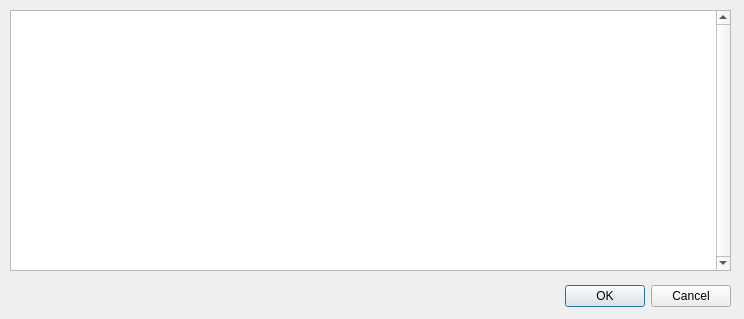
<?xml version="1.0" encoding="UTF-8"?>
<ui version="4.0">
 <class>DebugDialog</class>
 <widget class="QDialog" name="DebugDialog">
  <property name="geometry">
   <rect>
    <x>0</x>
    <y>0</y>
    <width>744</width>
    <height>319</height>
   </rect>
  </property>
  <property name="windowTitle">
   <string>Dialog</string>
  </property>
  <widget class="QDialogButtonBox" name="buttonBox">
   <property name="geometry">
    <rect>
     <x>390</x>
     <y>280</y>
     <width>341</width>
     <height>32</height>
    </rect>
   </property>
   <property name="orientation">
    <enum>Qt::Horizontal</enum>
   </property>
   <property name="standardButtons">
    <set>QDialogButtonBox::Cancel|QDialogButtonBox::Ok</set>
   </property>
  </widget>
  <widget class="QTextEdit" name="textEdit">
   <property name="geometry">
    <rect>
     <x>10</x>
     <y>10</y>
     <width>721</width>
     <height>261</height>
    </rect>
   </property>
   <property name="verticalScrollBarPolicy">
    <enum>Qt::ScrollBarAlwaysOn</enum>
   </property>
  </widget>
 </widget>
 <resources/>
 <connections>
  <connection>
   <sender>buttonBox</sender>
   <signal>accepted()</signal>
   <receiver>DebugDialog</receiver>
   <slot>accept()</slot>
   <hints>
    <hint type="sourcelabel">
     <x>248</x>
     <y>254</y>
    </hint>
    <hint type="destinationlabel">
     <x>157</x>
     <y>274</y>
    </hint>
   </hints>
  </connection>
  <connection>
   <sender>buttonBox</sender>
   <signal>rejected()</signal>
   <receiver>DebugDialog</receiver>
   <slot>reject()</slot>
   <hints>
    <hint type="sourcelabel">
     <x>316</x>
     <y>260</y>
    </hint>
    <hint type="destinationlabel">
     <x>286</x>
     <y>274</y>
    </hint>
   </hints>
  </connection>
 </connections>
</ui>
